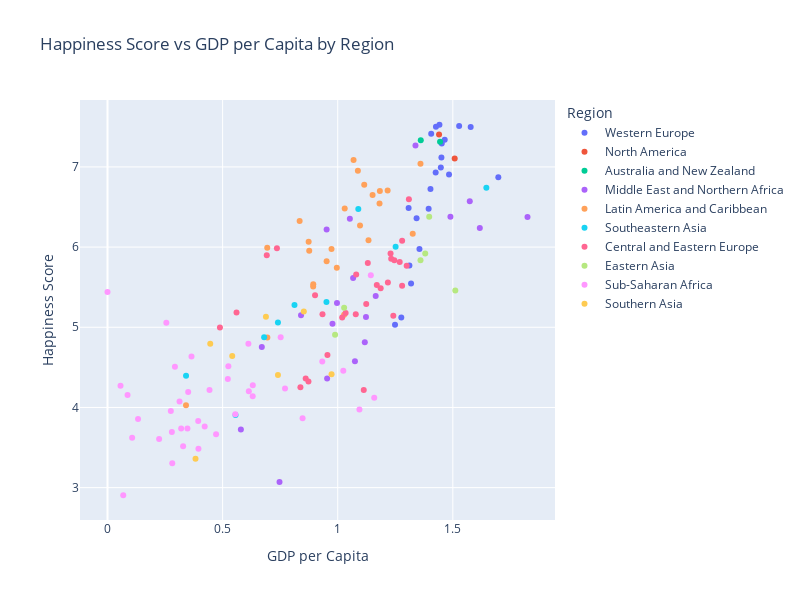

The cell this chart's notebook holds for it:
### Markdown cell above
Write a code that creates a scatter plot named fig3 between Happiness Score and GDP per Capita attributes of a dataframe using Plotly. Use Region to color the data points on the scatter plot.

### Code cell
# Convert numeric columns to numeric types
df['Happiness Score'] = pd.to_numeric(df['Happiness Score'], errors='coerce')
df['Economy (GDP per Capita)'] = pd.to_numeric(df['Economy (GDP per Capita)'], errors='coerce')

# Drop rows with missing values in relevant columns
df_clean = df.dropna(subset=['Happiness Score', 'Economy (GDP per Capita)', 'Region'])

# Create scatter plot using Plotly
fig3 = px.scatter(
    df_clean,
    x='Economy (GDP per Capita)',
    y='Happiness Score',
    color='Region',
    title='Happiness Score vs GDP per Capita by Region',
    labels={'Economy (GDP per Capita)': 'GDP per Capita', 'Happiness Score': 'Happiness Score'},
    width=800,
    height=600
)

# Show the figure
fig3.show()

### Figure 1 — Plotly figure (JSON) as saved in the notebook; plotly's stock layout.template omitted (floating-point values rounded to 4 significant figures)
{"data": [{"hovertemplate": "Region=Western Europe<br>GDP per Capita=%{x}<br>Happiness Score=%{y}<extra></extra>", "legendgroup": "Western Europe", "marker": {"color": "#636efa", "symbol": "circle"}, "mode": "markers", "name": "Western Europe", "orientation": "v", "showlegend": true, "type": "scatter", "x": [1.442, 1.527, 1.427, 1.577, 1.406, 1.465, 1.452, 1.45, 1.448, 1.425, 1.483, 1.698, 1.403, 1.308, 1.395, 1.343, 1.355, 1.311, 1.319, 1.276, 1.249], "xaxis": "x", "y": [7.526, 7.509, 7.501, 7.498, 7.413, 7.339, 7.291, 7.119, 6.994, 6.929, 6.907, 6.871, 6.725, 6.488, 6.478, 6.361, 5.977, 5.771, 5.546, 5.123, 5.033], "yaxis": "y"}, {"hovertemplate": "Region=North America<br>GDP per Capita=%{x}<br>Happiness Score=%{y}<extra></extra>", "legendgroup": "North America", "marker": {"color": "#EF553B", "symbol": "circle"}, "mode": "markers", "name": "North America", "orientation": "v", "showlegend": true, "type": "scatter", "x": [1.44, 1.508], "xaxis": "x", "y": [7.404, 7.104], "yaxis": "y"}, {"hovertemplate": "Region=Australia and New Zealand<br>GDP per Capita=%{x}<br>Happiness Score=%{y}<extra></extra>", "legendgroup": "Australia and New Zealand", "marker": {"color": "#00cc96", "symbol": "circle"}, "mode": "markers", "name": "Australia and New Zealand", "orientation": "v", "showlegend": true, "type": "scatter", "x": [1.361, 1.444], "xaxis": "x", "y": [7.334, 7.313], "yaxis": "y"}, {"hovertemplate": "Region=Middle East and Northern Africa<br>GDP per Capita=%{x}<br>Happiness Score=%{y}<extra></extra>", "legendgroup": "Middle East and Northern Africa", "marker": {"color": "#ab63fa", "symbol": "circle"}, "mode": "markers", "name": "Middle East and Northern Africa", "orientation": "v", "showlegend": true, "type": "scatter", "x": [1.338, 1.574, 1.49, 1.824, 1.053, 1.617, 0.9518, 1.067, 1.165, 0.9967, 0.8406, 1.123, 0.9772, 1.118, 0.6702, 1.075, 0.9539, 0.5794, 0.7472], "xaxis": "x", "y": [7.267, 6.573, 6.379, 6.375, 6.355, 6.239, 6.218, 5.615, 5.389, 5.303, 5.151, 5.129, 5.045, 4.813, 4.754, 4.575, 4.362, 3.724, 3.069], "yaxis": "y"}, {"hovertemplate": "Region=Latin America and Caribbean<br>GDP per Capita=%{x}<br>Happiness Score=%{y}<extra></extra>", "legendgroup": "Latin America and Caribbean", "marker": {"color": "#FFA15A", "symbol": "circle"}, "mode": "markers", "name": "Latin America and Caribbean", "orientation": "v", "showlegend": true, "type": "scatter", "x": [1.069, 1.359, 1.088, 1.115, 1.217, 1.183, 1.151, 1.182, 1.03, 0.8345, 1.097, 1.326, 1.134, 0.8737, 0.6938, 0.9731, 0.8762, 0.9518, 0.996, 0.8937, 0.8933, 1.028, 0.6943, 0.341], "xaxis": "x", "y": [7.087, 7.039, 6.952, 6.778, 6.705, 6.701, 6.65, 6.545, 6.481, 6.324, 6.269, 6.168, 6.084, 6.068, 5.992, 5.976, 5.956, 5.822, 5.743, 5.538, 5.51, 5.155, 4.871, 4.028], "yaxis": "y"}, {"hovertemplate": "Region=Southeastern Asia<br>GDP per Capita=%{x}<br>Happiness Score=%{y}<extra></extra>", "legendgroup": "Southeastern Asia", "marker": {"color": "#19d3f3", "symbol": "circle"}, "mode": "markers", "name": "Southeastern Asia", "orientation": "v", "showlegend": true, "type": "scatter", "x": [1.646, 1.089, 1.251, 0.951, 0.8122, 0.7404, 0.6804, 0.3411, 0.556], "xaxis": "x", "y": [6.739, 6.474, 6.005, 5.314, 5.279, 5.061, 4.876, 4.395, 3.907], "yaxis": "y"}, {"hovertemplate": "Region=Central and Eastern Europe<br>GDP per Capita=%{x}<br>Happiness Score=%{y}<extra></extra>", "legendgroup": "Central and Eastern Europe", "marker": {"color": "#FF6692", "symbol": "circle"}, "mode": "markers", "name": "Central and Eastern Europe", "orientation": "v", "showlegend": true, "type": "scatter", "x": [1.309, 1.28, 0.7359, 1.229, 0.6918, 1.232, 1.246, 1.269, 1.131, 1.299, 1.08, 1.218, 1.17, 1.28, 1.186, 0.9014, 1.124, 0.5604, 1.034, 0.9338, 1.078, 1.241, 1.019, 0.4884, 0.9553, 0.8609, 0.8729, 0.8379, 1.113], "xaxis": "x", "y": [6.596, 6.078, 5.987, 5.919, 5.897, 5.856, 5.835, 5.813, 5.802, 5.768, 5.658, 5.56, 5.528, 5.517, 5.488, 5.401, 5.291, 5.185, 5.177, 5.163, 5.161, 5.145, 5.121, 4.996, 4.655, 4.36, 4.324, 4.252, 4.217], "yaxis": "y"}, {"hovertemplate": "Region=Eastern Asia<br>GDP per Capita=%{x}<br>Happiness Score=%{y}<extra></extra>", "legendgroup": "Eastern Asia", "marker": {"color": "#B6E880", "symbol": "circle"}, "mode": "markers", "name": "Eastern Asia", "orientation": "v", "showlegend": true, "type": "scatter", "x": [1.397, 1.38, 1.359, 1.511, 1.028, 0.9885], "xaxis": "x", "y": [6.379, 5.921, 5.835, 5.458, 5.245, 4.907], "yaxis": "y"}, {"hovertemplate": "Region=Sub-Saharan Africa<br>GDP per Capita=%{x}<br>Happiness Score=%{y}<extra></extra>", "legendgroup": "Sub-Saharan Africa", "marker": {"color": "#FF97FF", "symbol": "circle"}, "mode": "markers", "name": "Sub-Saharan Africa", "orientation": "v", "showlegend": true, "type": "scatter", "x": [1.144, 0.0, 0.2556, 0.7522, 0.612, 0.3649, 0.9329, 0.525, 0.2928, 1.024, 0.5227, 0.6311, 0.05661, 0.7711, 0.4431, 0.6139, 0.3504, 0.08709, 0.6307, 1.159, 0.3129, 1.094, 0.2751, 0.5551, 0.8473, 0.1327, 0.3939, 0.4221, 0.32, 0.3472, 0.2795, 0.4716, 0.1071, 0.2241, 0.3285, 0.395, 0.2812, 0.06831], "xaxis": "x", "y": [5.648, 5.44, 5.057, 4.875, 4.795, 4.635, 4.574, 4.513, 4.508, 4.459, 4.356, 4.276, 4.272, 4.236, 4.219, 4.201, 4.193, 4.156, 4.139, 4.121, 4.073, 3.974, 3.956, 3.916, 3.866, 3.856, 3.832, 3.763, 3.739, 3.739, 3.695, 3.666, 3.622, 3.607, 3.515, 3.484, 3.303, 2.905], "yaxis": "y"}, {"hovertemplate": "Region=Southern Asia<br>GDP per Capita=%{x}<br>Happiness Score=%{y}<extra></extra>", "legendgroup": "Southern Asia", "marker": {"color": "#FECB52", "symbol": "circle"}, "mode": "markers", "name": "Southern Asia", "orientation": "v", "showlegend": true, "type": "scatter", "x": [0.8527, 0.6882, 0.4463, 0.5418, 0.9732, 0.7404, 0.3823], "xaxis": "x", "y": [5.196, 5.132, 4.793, 4.643, 4.415, 4.404, 3.36], "yaxis": "y"}], "layout": {"height": 600, "legend": {"title": {"text": "Region"}, "tracegroupgap": 0}, "title": {"text": "Happiness Score vs GDP per Capita by Region"}, "width": 800, "xaxis": {"anchor": "y", "autorange": true, "domain": [0, 1], "range": [-0.12, 1.944], "title": {"text": "GDP per Capita"}, "type": "linear"}, "yaxis": {"anchor": "x", "autorange": true, "domain": [0, 1], "range": [2.596, 7.835], "title": {"text": "Happiness Score"}, "type": "linear"}}}
